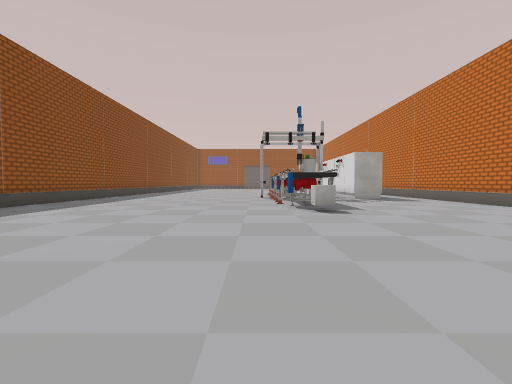
view 1 (above)

19 first-person views from a walk through a Unity game level. The camera is 1.4 m above the floor, tilts 2° down and sees 90° across. The floor is counted in squares, 2 m on a side. Each view is taken from the middle of a square. On the plan, view 1 faces up. The plan holds only what a view shows up to about 9 squares ahead; the rest is blank. The place goes on beyond the plan. Some surface patterns are stand-ins.

view 2
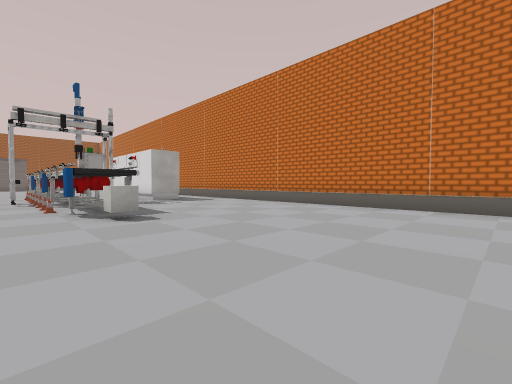

view 3
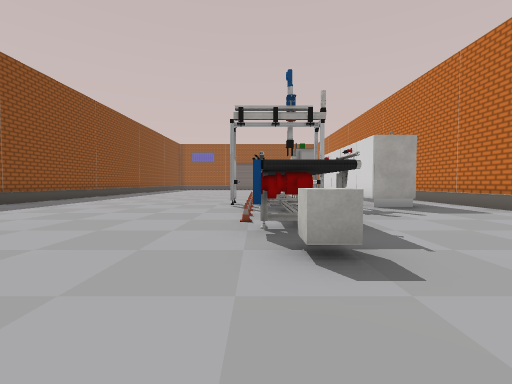

view 4
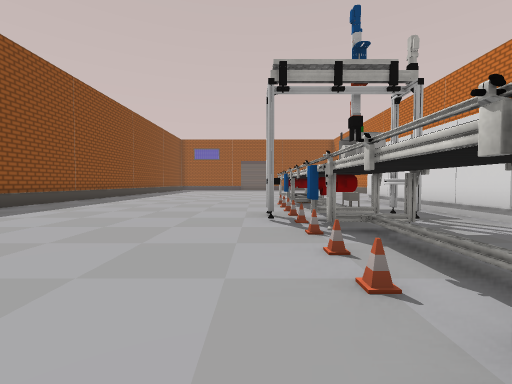

view 5
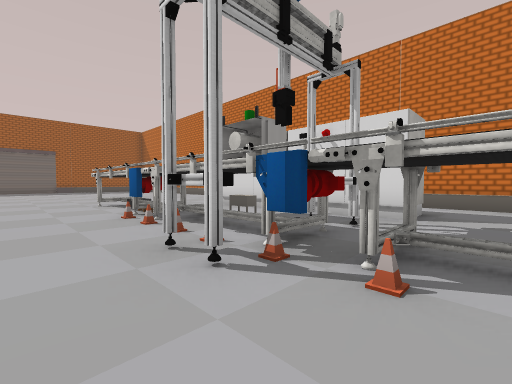

view 6
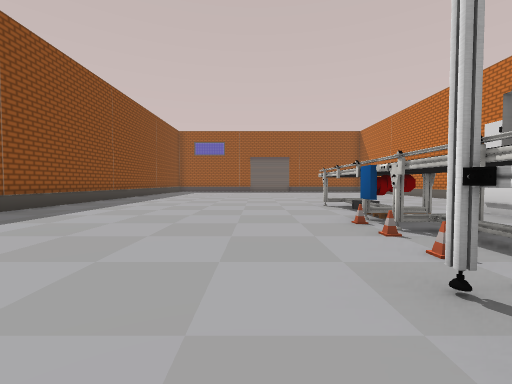

view 7
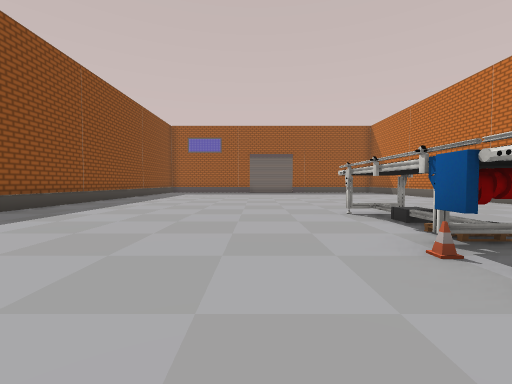

view 8
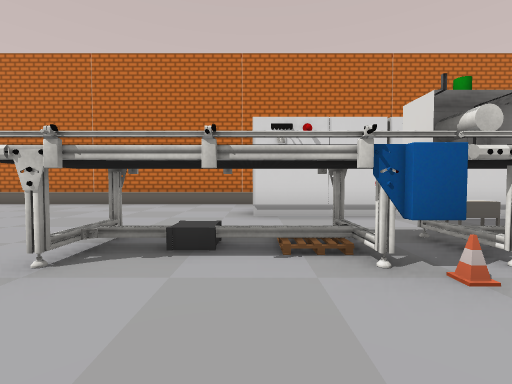

view 9
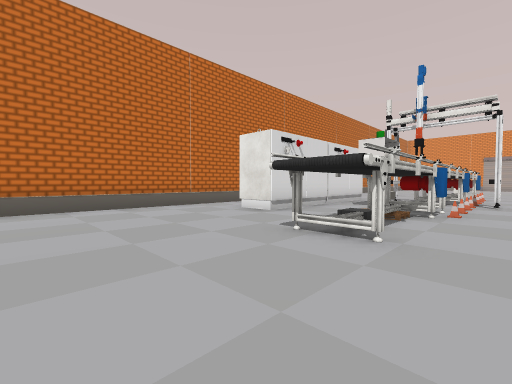

view 10
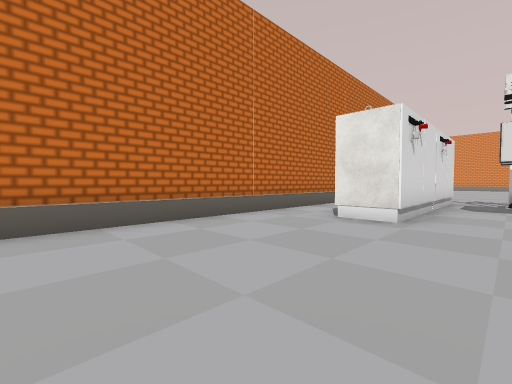

view 11
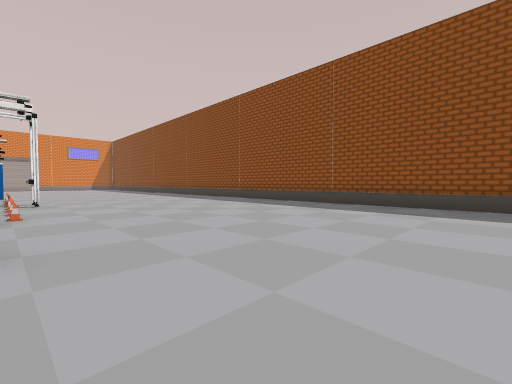

view 12
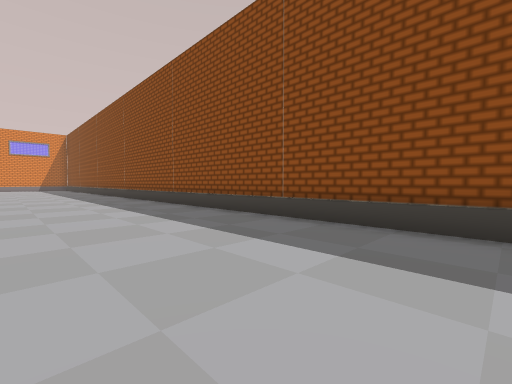

view 13
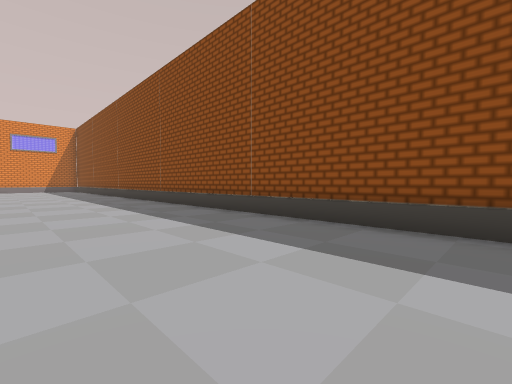

view 14
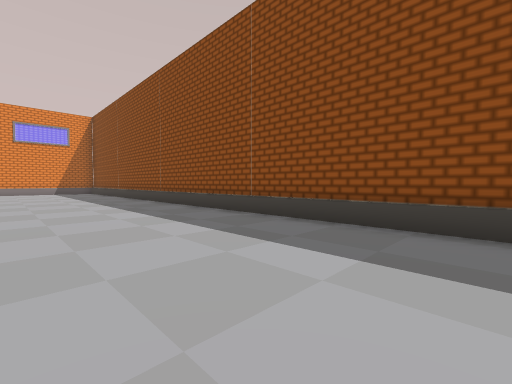

view 15
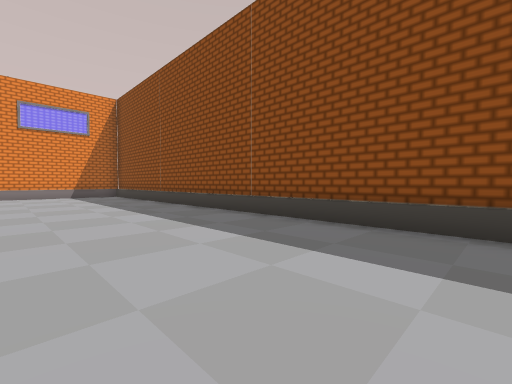

view 16
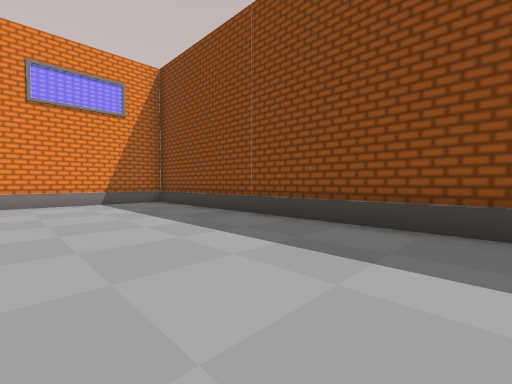

view 17
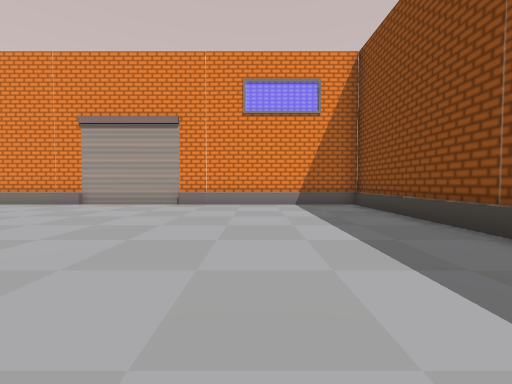

view 18
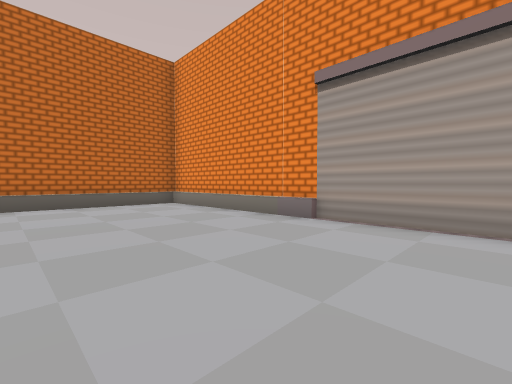

view 19
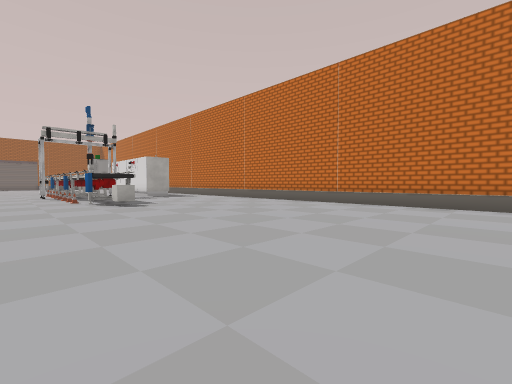

### Floor plan
Points are (right, up) in squares from view 1. A wall is a line through its corners. A room is listed if a view was taken in it or the views show most of it. See-through windows are left out.
Room 1 (views 1, 2, 3, 4, 5, 6, 7, 8, 9, 10, 11, 12, 13, 14, 15, 16, 17, 18, 19)
walls: (1.8, 7.4) (1, 7.4) (1, 8.2); (2.5, 7.9) (1, 7.9); (2.3, 10.4) (2.3, 10.8); (0.2, 11.6) (0.2, 12.8); (1.8, 11.3) (1.3, 11.3); (1.7, 12) (1.7, 14.9) (2.4, 14.9); (3, 11.6) (3, 12.8); (7.6, 7.6) (7.6, 22.5); (1.4, 15.4) (1.4, 15.9) (1, 15.9) (1.1, 16); (1.8, 15.4) (1, 15.4) (1, 16.2); (1.7, 16.5) (1.7, 18.9); (1, 18.5) (1, 18.9) (2.4, 18.9); (2.5, 18.7) (1, 18.8); (7.6, -7.1) (7.6, 6.1); (-7.2, -7.5) (7.2, -7.5); (-7.4, 22) (-7.4, -7.3)
low walls: (1.7, 8.1) (1.7, 10.9); (7.4, 7.4) (7.4, 9); (7.4, 10) (7.4, 13); (7.4, 13.8) (7.4, 22.5); (7.4, -2) (7.4, 6.3); (1.8, -7.3) (7.4, -7.3) (7.4, -3); (-7.2, 22) (-7.2, -7.3) (-1.5, -7.3)
objects: other object (1, 9); other object (1, 10); other object (1, 11); other object (1, 12); other object (1, 13); other object (1, 14); other object (1, 15); other object (2, 7); other object (2, 16); other object (3, 14); other object (5, 12) to (5, 14); other object (5, 15) to (5, 17)

Positions as (right, up) in squares from view 1, and headings:
1: (0, 0), facing up
2: (0, 1), facing up-right
3: (1, 4), facing up
4: (0, 7), facing up
5: (-1, 10), facing up-right
6: (-1, 11), facing up
7: (-1, 13), facing up
8: (-1, 17), facing right
9: (0, 22), facing down-right
10: (3, 22), facing down-right
11: (1, 22), facing down-left
12: (-3, 21), facing down-left
13: (-3, 17), facing down-left
14: (-3, 12), facing down-left
15: (-3, 7), facing down-left
16: (-3, 2), facing down-left
17: (-4, 1), facing down
18: (-1, -3), facing down-right
19: (-1, -2), facing up-right
